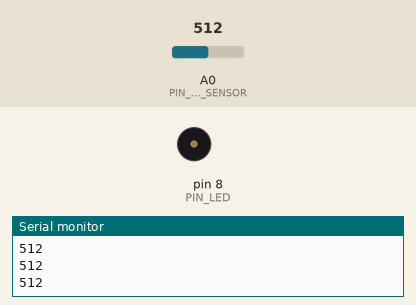
Recording of a sketch running on a simulated Arduino Uno, built with avr-gcc and run on an emulated ATmega328P. Parts: buzzer (waves = sounding), the last lines printed to the serial monitor. The inputs (shaded band) are chosen by the test bench; at power-on: A0 (PIN_PHOTO_SENSOR) = 512.

Above: at 1.2 s.
1.3 s: A0 (PIN_PHOTO_SENSOR) set to 687
2.8 s: A0 (PIN_PHOTO_SENSOR) set to 709
At 3.6 s:
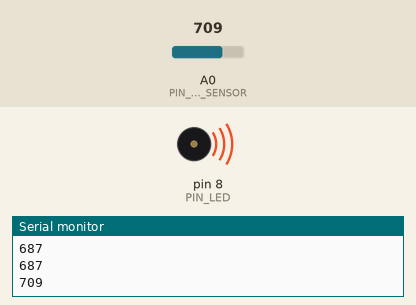
Timing chart, 0 to 11.8 s (numbered marks = the images above; inputs shaded):
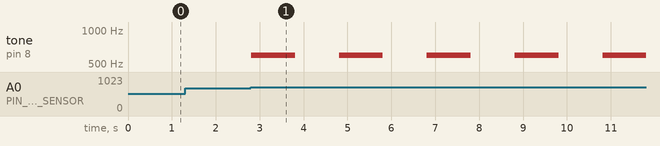

Measured:
- the behaviour switches between 700 and 701 on A0 (PIN_PHOTO_SENSOR) (found by bisection; images 0 and 1)
- after the input at 2.8 s, tone on pin 8 (PIN_LED): alternates 600 Hz for 1.0 s and silent for 1.0 s, starting at once

The sketch:

Watch.ino
```cpp
#define PIN_LED 8
#define PIN_PHOTO_SENSOR A0

void setup() {
  Serial.begin(9600);
  pinMode(PIN_LED, OUTPUT);
}
bool Alarm = false;
void loop() {
  int val = analogRead(PIN_PHOTO_SENSOR);
  Serial.println(val);
  if (val > 700) {
    Alarm = true;
  }
  if (Alarm) {
    tone(8, 600);
    delay(1000);
    noTone(8);
    delay(1000);
  }
}
```
